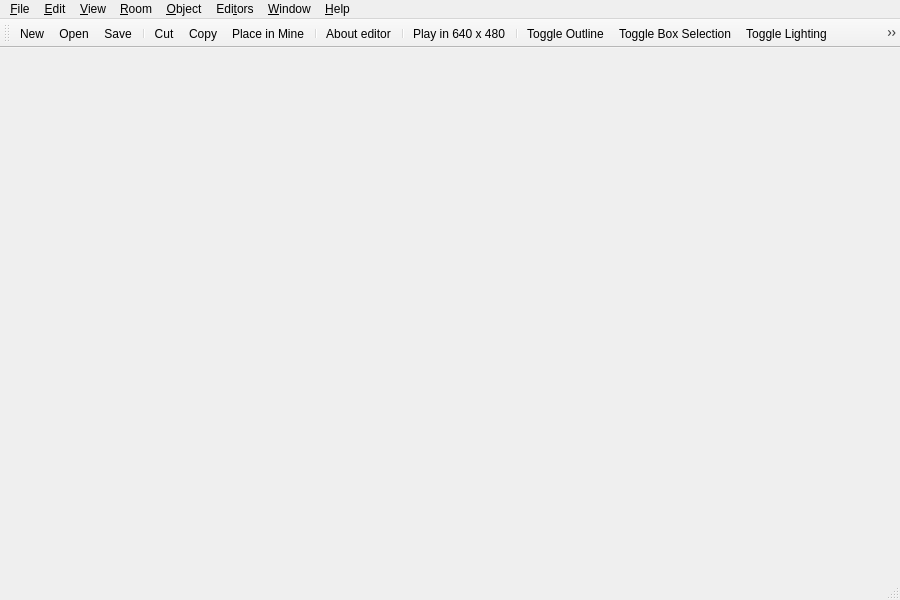
<?xml version="1.0" encoding="UTF-8"?>
<ui version="4.0">
 <class>MainWindow</class>
 <widget class="QMainWindow" name="MainWindow">
  <property name="geometry">
   <rect>
    <x>0</x>
    <y>0</y>
    <width>900</width>
    <height>600</height>
   </rect>
  </property>
  <property name="windowTitle">
   <string>MainWindow</string>
  </property>
  <widget class="QWidget" name="centralwidget"/>
  <widget class="QMenuBar" name="menubar">
   <property name="geometry">
    <rect>
     <x>0</x>
     <y>0</y>
     <width>900</width>
     <height>22</height>
    </rect>
   </property>
   <widget class="QMenu" name="menuFile">
    <property name="title">
     <string>&amp;File</string>
    </property>
    <addaction name="ID_FILE_NEW"/>
    <addaction name="ID_FILE_OPEN"/>
    <addaction name="ID_FILE_SAVE"/>
    <addaction name="ID_FILE_SAVE_AS"/>
    <addaction name="separator"/>
    <addaction name="ID_FILE_LEVEL_INFO"/>
    <addaction name="ID_FILE_SAVEGOALTEXT"/>
    <addaction name="ID_FILE_STATS"/>
    <addaction name="ID_FILE_VERIFY_LEVEL"/>
    <addaction name="ID_FILE_FIXCRACKS"/>
    <addaction name="ID_FILE_REMOVEEXTRAPOINTS"/>
    <addaction name="ID_FILE_FIXDEGENERATEFACES"/>
    <addaction name="ID_FILE_REMOVEDUPLICATEFACESFROMCURRENTROOM"/>
    <addaction name="ID_FILE_LEVELPROPS"/>
    <addaction name="separator"/>
    <addaction name="ID_FILE_IMPORT_ROOM"/>
    <addaction name="separator"/>
    <addaction name="ID_FILE_PLAY640X480"/>
    <addaction name="ID_FILE_LEAVE_EDITOR"/>
    <addaction name="separator"/>
    <addaction name="ID_FILE_AUTOSAVE"/>
    <addaction name="ID_FILE_RESTOREGAMESTATE"/>
    <addaction name="ID_FILE_INFORMATION"/>
    <addaction name="ID_FILE_CHECKMINE"/>
    <addaction name="separator"/>
    <addaction name="ID_FILE_PRINT"/>
    <addaction name="ID_FILE_PRINT_PREVIEW"/>
    <addaction name="ID_FILE_PRINT_SETUP"/>
    <addaction name="separator"/>
    <addaction name="ID_FILE_PREFERENCES"/>
    <addaction name="separator"/>
    <addaction name="ID_FILE_MRU_FILE1"/>
    <addaction name="separator"/>
    <addaction name="ID_APP_EXIT"/>
   </widget>
   <widget class="QMenu" name="menuEdit">
    <property name="title">
     <string>&amp;Edit</string>
    </property>
    <addaction name="ID_EDIT_UNDO"/>
    <addaction name="separator"/>
    <addaction name="ID_EDIT_CUT"/>
    <addaction name="ID_EDIT_COPY"/>
    <addaction name="ID_EDIT_PLACE"/>
    <addaction name="ID_EDIT_PLACE_TERRAIN"/>
    <addaction name="ID_EDIT_ATTACH"/>
    <addaction name="ID_EDIT_DELETE"/>
    <addaction name="separator"/>
    <addaction name="ID_EDIT_LOADSCRAP"/>
    <addaction name="ID_EDIT_SAVESCRAP"/>
    <addaction name="separator"/>
    <addaction name="ID_EDIT_ADDSELECT"/>
    <addaction name="ID_EDIT_REMOVESELECT"/>
    <addaction name="ID_EDIT_SELECTATTACHED"/>
    <addaction name="ID_EDIT_CLEARSELECTED"/>
   </widget>
   <widget class="QMenu" name="menuView">
    <property name="title">
     <string>&amp;View</string>
    </property>
    <addaction name="ID_VIEW_TOOLBAR"/>
    <addaction name="ID_VIEW_KEYPAD_TOGGLE"/>
    <addaction name="ID_VIEW_TEXTUREMINE"/>
    <addaction name="ID_VIEW_WIREFRAMEMINE"/>
    <addaction name="ID_VIEW_SHOWOBJECTSINWIREFRAMEVIEW"/>
    <addaction name="separator"/>
    <addaction name="ID_VIEW_CENTERONCUBE"/>
    <addaction name="ID_VIEW_CENTERONOBJECT"/>
    <addaction name="ID_VIEW_CENTERONMINE"/>
    <addaction name="ID_VIEW_RESETVIEWRADIUS"/>
    <addaction name="separator"/>
    <addaction name="ID_VIEW_MOVECAMERATOSELECTEDROOM"/>
    <addaction name="ID_VIEW_MOVECAMERATOSELECTEDFACE"/>
    <addaction name="ID_VIEW_MOVECAMERATOCURRENTOBJECT"/>
    <addaction name="ID_VIEW_FLIP"/>
    <addaction name="separator"/>
    <addaction name="ID_VIEW_SHOWVIEWERFORWARDVECTOR"/>
    <addaction name="separator"/>
    <addaction name="ID_MINE_VIEW"/>
    <addaction name="ID_TERRAIN_VIEW"/>
    <addaction name="ID_ROOM_VIEW"/>
    <addaction name="separator"/>
    <addaction name="ID_VIEW_NEXTVIEWER"/>
    <addaction name="ID_VIEW_NEWVIEWER"/>
    <addaction name="ID_VIEW_DELETEVIEWER"/>
    <addaction name="separator"/>
    <addaction name="ID_VIEW_VIEWPROP"/>
   </widget>
   <widget class="QMenu" name="menuRoom">
    <property name="title">
     <string>&amp;Room</string>
    </property>
    <addaction name="ID_ROOM_ADD"/>
    <addaction name="separator"/>
    <addaction name="ID_ROOM_DELETE"/>
    <addaction name="ID_ROOM_DELETEFACE"/>
    <addaction name="ID_ROOM_DELETEPORTAL"/>
    <addaction name="ID_ROOM_DELETEVERT"/>
    <addaction name="ID_ROOM_DELETECONNECTEDFACES"/>
    <addaction name="separator"/>
    <addaction name="ID_ROOM_PLACEROOM"/>
    <addaction name="ID_ROOM_PLACETERRAINROOM"/>
    <addaction name="ID_ROOM_ROTATEPLACEDROOM45DEGREES"/>
    <addaction name="ID_ROOM_SNAPPLACEDROOM"/>
    <addaction name="ID_ROOM_ATTACHROOM"/>
    <addaction name="ID_ROOM_UNPLACEROOM"/>
    <addaction name="ID_ROOM_DROPROOM"/>
    <addaction name="separator"/>
    <addaction name="ID_ROOM_MARK"/>
    <addaction name="ID_ROOM_SWAPMAKEDANDCURRENTROOMFACE"/>
    <addaction name="separator"/>
    <addaction name="ID_ROOM_SELECTBYNUMBER"/>
    <addaction name="separator"/>
    <addaction name="ID_ROOM_SAVECURRENTROOM"/>
    <addaction name="ID_ROOM_RENAMEROOM"/>
    <addaction name="separator"/>
    <addaction name="ID_ROOM_BUILDBRIDGE"/>
    <addaction name="ID_ROOM_BUILDSMOOTHBRIDGE"/>
    <addaction name="ID_ROOM_JOINROOMS"/>
    <addaction name="ID_ROOM_JOINROOMSEXACT"/>
    <addaction name="ID_ROOM_JOIN_ADJACENT_FACES"/>
    <addaction name="ID_ROOM_COMBINE"/>
    <addaction name="ID_ROOM_LINKTONEWEXTERNAL"/>
    <addaction name="ID_ROOM_MERGEOBJECTINTOROOM"/>
    <addaction name="separator"/>
    <addaction name="ID_ROOM_STARTNEWFACE"/>
    <addaction name="ID_ROOM_ADDVERTTONEWFACE"/>
    <addaction name="ID_ROOM_FINISHNEWFACE"/>
    <addaction name="separator"/>
    <addaction name="ID_ROOM_SNAPPOINTTOEDGE"/>
    <addaction name="ID_ROOM_SNAPPOINTTOPOINT"/>
    <addaction name="ID_ROOM_SNAPPOINTTOFACE"/>
    <addaction name="ID_ROOM_UNDOSNAP"/>
    <addaction name="separator"/>
    <addaction name="ID_ROOM_SETCENTERFROMVIEWER"/>
    <addaction name="ID_ROOM_CLEARCENTERPOINT"/>
    <addaction name="separator"/>
    <addaction name="ID_ROOM_NEXTFACE"/>
    <addaction name="ID_ROOM_PREVIOUSFACE"/>
    <addaction name="ID_ROOM_SELECTFACEBYNUMBER"/>
    <widget class="QMenu" name="menuFaceEditing">
     <property name="title">
      <string>Face Editing</string>
     </property>
     <addaction name="ID_ROOM_FACE_ADDVERTTOEDGE"/>
     <addaction name="ID_ROOM_FACE_DELETEVERTONEDGE"/>
     <addaction name="ID_ROOM_FACE_MOVEVERTONEDGE"/>
     <addaction name="ID_ROOM_FACE_SPLITFACE"/>
     <addaction name="ID_ROOM_SPLITFACE"/>
    </widget>
    <addaction name="menuFaceEditing"/>
    <addaction name="separator"/>
    <addaction name="ID_ROOM_GRABTEXTURE"/>
    <addaction name="ID_ROOM_PROPAGATETOALL"/>
    <addaction name="ID_ROOM_PROPAGATETOADJACENTCOPLANARFACES"/>
   </widget>
   <widget class="QMenu" name="menuObject">
    <property name="title">
     <string>&amp;Object</string>
    </property>
    <addaction name="ID_OBJECT_PLACEOBJECT"/>
    <addaction name="ID_OBJECT_DELETEOBJECT"/>
    <addaction name="ID_OBJECT_MOVEPLAYER"/>
    <addaction name="ID_OBJECT_PLACECAMERAATVIEWER"/>
    <addaction name="ID_OBJECT_PLACECAMERAATCURRENTFACE"/>
    <addaction name="ID_OBJECT_SETCAMERAFROMVIEWER"/>
    <addaction name="ID_OBJECT_SETVIEWERFROMCAMERA"/>
    <addaction name="ID_OBJECT_SELECTBYNUMBER"/>
    <addaction name="ID_OBJECT_PLACESOUNDSOURCEATVIEWER"/>
    <addaction name="ID_OBJECT_PLACEWAYPOINTATVIEWER"/>
   </widget>
   <widget class="QMenu" name="menuEditors">
    <property name="title">
     <string>Edi&amp;tors</string>
    </property>
    <addaction name="ID_TOOLS_WORLD_TEXTURES"/>
    <addaction name="ID_EDITORS_MEGACELLS"/>
    <addaction name="ID_TOOLS_WORLD_OBJECTS_ROBOTS"/>
    <addaction name="ID_TOOLS_WORLD_OBJECTS_POWERUPS"/>
    <addaction name="ID_TOOLS_WORLD_OBJECTS_BUILDINGS"/>
    <addaction name="ID_TOOLS_WORLD_OBJECTS_CLUTTER"/>
    <addaction name="ID_TOOLS_WORLD_OBJECTS_PLAYER"/>
    <addaction name="ID_TOOLS_WORLD_WEAPONS"/>
    <addaction name="ID_TOOLS_WORLD_OBJECTS_DOOR"/>
    <addaction name="ID_TOOLS_WORLD_OBJECTS_SOUND"/>
    <addaction name="ID_TOOLS_WORLD_OBJECTS_LIGHTS"/>
    <addaction name="ID_EDITORS_AMBIENTSOUNDS"/>
    <addaction name="ID_SCRIPT_LEVEL_INTERFACE"/>
    <addaction name="ID_EDITORS_FILES"/>
    <addaction name="ID_EDITORS_AIPROPERTIES"/>
    <addaction name="separator"/>
    <addaction name="IDD_REORDER_PAGES"/>
    <addaction name="IDD_SHOW_ALL_CHECKED_OUT"/>
    <addaction name="IDD_ORPHANHUNTER"/>
    <addaction name="separator"/>
    <addaction name="IDM_IMPORT_BITMAP"/>
    <addaction name="ID_HOTSPOT_TGA"/>
    <addaction name="separator"/>
    <addaction name="ID_BRIEFING_EDITOR"/>
    <addaction name="ID_SUBEDITORS_FONT"/>
    <addaction name="ID_SUBEDITORS_HOGMAKER"/>
    <addaction name="ID_SUBEDITORS_TABLEFILEEDIT"/>
    <addaction name="ID_SUBEDITORS_TABLEFILEFILTER"/>
    <addaction name="ID_EDITORS_DALLAS"/>
   </widget>
   <widget class="QMenu" name="menuWindow">
    <property name="title">
     <string>&amp;Window</string>
    </property>
    <addaction name="ID_WINDOW_TILE"/>
    <addaction name="ID_WINDOW_CASCADE"/>
   </widget>
   <widget class="QMenu" name="menuHelp">
    <property name="title">
     <string>&amp;Help</string>
    </property>
    <addaction name="ID_D3HELP"/>
    <addaction name="ID_APP_ABOUT"/>
   </widget>
   <addaction name="menuFile"/>
   <addaction name="menuEdit"/>
   <addaction name="menuView"/>
   <addaction name="menuRoom"/>
   <addaction name="menuObject"/>
   <addaction name="menuEditors"/>
   <addaction name="menuWindow"/>
   <addaction name="menuHelp"/>
  </widget>
  <widget class="QToolBar" name="maintoolbar">
   <property name="windowTitle">
    <string>Toolbar</string>
   </property>
   <attribute name="toolBarArea">
    <enum>TopToolBarArea</enum>
   </attribute>
   <attribute name="toolBarBreak">
    <bool>false</bool>
   </attribute>
   <addaction name="ID_FILE_NEW"/>
   <addaction name="ID_FILE_OPEN"/>
   <addaction name="ID_FILE_SAVE"/>
   <addaction name="separator"/>
   <addaction name="ID_EDIT_CUT"/>
   <addaction name="ID_EDIT_COPY"/>
   <addaction name="ID_EDIT_PLACE"/>
   <addaction name="separator"/>
   <addaction name="ID_APP_ABOUT"/>
   <addaction name="separator"/>
   <addaction name="ID_FILE_PLAY640X480"/>
   <addaction name="separator"/>
   <addaction name="ID_BUTTON_OUTLINE"/>
   <addaction name="ID_BUTTON_WINDOWSELECTION"/>
   <addaction name="ID_BUTTON_LIGHTING"/>
   <addaction name="ID_ZBUTTON"/>
   <addaction name="separator"/>
   <addaction name="ID_OBJBUTTON"/>
   <addaction name="ID_REINIT_OPENGL"/>
   <addaction name="ID_OSIRISCOMPILE"/>
  </widget>
  <widget class="QStatusBar" name="statusbar"/>
  <action name="IDD_ORPHANHUNTER">
   <property name="text">
    <string>Orphan Hunter</string>
   </property>
  </action>
  <action name="IDD_REORDER_PAGES">
   <property name="text">
    <string>Reorder Net Pages</string>
   </property>
  </action>
  <action name="IDD_SHOW_ALL_CHECKED_OUT">
   <property name="text">
    <string>Show All Pages Checked Out</string>
   </property>
  </action>
  <action name="IDM_IMPORT_BITMAP">
   <property name="text">
    <string>Bitmap/Animation Converter...</string>
   </property>
  </action>
  <action name="ID_APP_ABOUT">
   <property name="icon">
    <iconset>
     <normaloff>:/ui/images/Toolbar/6.png</normaloff>
    </iconset>
   </property>
   <property name="text">
    <string>&amp;About editor...</string>
   </property>
  </action>
  <action name="ID_APP_EXIT">
   <property name="text">
    <string>E&amp;xit</string>
   </property>
   <property name="shortcut">
    <string>Alt+X</string>
   </property>
  </action>
  <action name="ID_BRIEFING_EDITOR">
   <property name="text">
    <string>Briefing Editor...</string>
   </property>
  </action>
   <action name="ID_BUTTON_LIGHTING">
    <property name="icon">
     <iconset>
      <normaloff>:/ui/images/Toolbar/10.png</normaloff>
     </iconset>
    </property>
    <property name="text">
     <string>Toggle Lighting</string>
    </property>
    <property name="toolTip">
     <string>Toggle lighting</string>
    </property>
   </action>
   <action name="ID_BUTTON_OUTLINE">
    <property name="icon">
     <iconset>
      <normaloff>:/ui/images/Toolbar/8.png</normaloff>
     </iconset>
    </property>
    <property name="text">
     <string>Toggle Outline</string>
    </property>
    <property name="toolTip">
     <string>Toggle Outline mode in the Texture-mapped view</string>
    </property>
   </action>
   <action name="ID_BUTTON_WINDOWSELECTION">
    <property name="icon">
     <iconset>
      <normaloff>:/ui/images/Toolbar/9.png</normaloff>
     </iconset>
    </property>
    <property name="text">
     <string>Toggle Box Selection</string>
    </property>
    <property name="toolTip">
     <string>Toggle box selection between IN WINDOW and ACROSS EDGE</string>
    </property>
   </action>
  <action name="ID_D3HELP">
   <property name="text">
    <string>Help on D3 Editor</string>
   </property>
  </action>
  <action name="ID_EDITORS_AIPROPERTIES">
   <property name="text">
    <string>AI Properties...</string>
   </property>
  </action>
  <action name="ID_EDITORS_AMBIENTSOUNDS">
   <property name="text">
    <string>Ambient Sounds...</string>
   </property>
  </action>
  <action name="ID_EDITORS_DALLAS">
   <property name="text">
    <string>Dallas Graphical Script Editor...</string>
   </property>
  </action>
  <action name="ID_EDITORS_FILES">
   <property name="text">
    <string>Files...</string>
   </property>
  </action>
  <action name="ID_EDITORS_MEGACELLS">
   <property name="text">
    <string>Megacells...</string>
   </property>
  </action>
  <action name="ID_EDIT_ADDSELECT">
   <property name="text">
    <string>Add Current Room to Selected List</string>
   </property>
  </action>
  <action name="ID_EDIT_ATTACH">
   <property name="text">
    <string>&amp;Attach</string>
   </property>
  </action>
  <action name="ID_EDIT_CLEARSELECTED">
   <property name="text">
    <string>Clear Selected List</string>
   </property>
  </action>
   <action name="ID_EDIT_COPY">
    <property name="text">
     <string>&amp;Copy</string>
    </property>
    <property name="shortcut">
     <string>Ctrl+Ins</string>
    </property>
   </action>
   <action name="ID_EDIT_CUT">
    <property name="text">
     <string>Cu&amp;t</string>
    </property>
    <property name="shortcut">
     <string>Shift+Del</string>
    </property>
   </action>
  <action name="ID_EDIT_DELETE">
   <property name="text">
    <string>&amp;Delete</string>
   </property>
  </action>
  <action name="ID_EDIT_LOADSCRAP">
   <property name="text">
    <string>Load Scrap from Disk</string>
   </property>
  </action>
  <action name="ID_EDIT_PASTE">
   <property name="text">
    <string>&amp;Paste</string>
   </property>
   <property name="shortcut">
    <string>Shift+Ins</string>
   </property>
  </action>
   <action name="ID_EDIT_PLACE">
     <property name="text">
      <string>&amp;Place in Mine</string>
     </property>
     </action>
  <action name="ID_EDIT_PLACE_TERRAIN">
   <property name="text">
    <string>&amp;Place on Terrain</string>
   </property>
  </action>
  <action name="ID_EDIT_REMOVESELECT">
   <property name="text">
    <string>Remove Current Room from Selected List</string>
   </property>
  </action>
  <action name="ID_EDIT_SAVESCRAP">
   <property name="text">
    <string>Save Scrap to Disk</string>
   </property>
  </action>
  <action name="ID_EDIT_SELECTATTACHED">
   <property name="text">
    <string>Select All Rooms Attached to Current Room</string>
   </property>
  </action>
  <action name="ID_EDIT_UNDO">
   <property name="text">
    <string>&amp;Undo</string>
   </property>
   <property name="shortcut">
    <string>Alt+Backspace</string>
   </property>
  </action>
  <action name="ID_FILE_AUTOSAVE">
   <property name="text">
    <string>Autosave</string>
   </property>
   <property name="checkable">
    <bool>true</bool>
   </property>
  </action>
  <action name="ID_FILE_CHECKMINE">
   <property name="text">
    <string>&amp;Check Mine</string>
   </property>
  </action>
  <action name="ID_FILE_FIXCRACKS">
   <property name="text">
    <string>Fix Level Cracks</string>
   </property>
  </action>
  <action name="ID_FILE_FIXDEGENERATEFACES">
   <property name="text">
    <string>Fix/Remove Degenerate Faces</string>
   </property>
  </action>
  <action name="ID_FILE_IMPORT_ROOM">
   <property name="text">
    <string>Import 3DSMax Room</string>
   </property>
  </action>
  <action name="ID_FILE_INFORMATION">
   <property name="text">
    <string>&amp;Information</string>
   </property>
   <property name="shortcut">
    <string>Alt+I</string>
   </property>
  </action>
  <action name="ID_FILE_LEAVE_EDITOR">
   <property name="text">
    <string>Go to main menu...</string>
   </property>
  </action>
  <action name="ID_FILE_LEVELPROPS">
   <property name="text">
    <string>Set Selected Room(s) Properties</string>
   </property>
  </action>
  <action name="ID_FILE_LEVEL_INFO">
   <property name="text">
    <string>Edit Level Info...</string>
   </property>
  </action>
  <action name="ID_FILE_MRU_FILE1">
   <property name="text">
    <string>Recent File</string>
   </property>
   <property name="enabled">
    <bool>false</bool>
   </property>
  </action>
   <action name="ID_FILE_NEW">
    <property name="text">
     <string>&amp;New</string>
    </property>
    <property name="shortcut">
     <string>Ctrl+N</string>
    </property>
   </action>
   <action name="ID_FILE_OPEN">
    <property name="text">
     <string>&amp;Open...</string>
    </property>
    <property name="shortcut">
     <string>Ctrl+O</string>
    </property>
   </action>
  <action name="ID_FILE_PLAY640X480">
   <property name="icon">
    <iconset>
     <normaloff>:/ui/images/Toolbar/7.png</normaloff>
    </iconset>
   </property>
   <property name="text">
    <string>&amp;Play in 640 x 480</string>
   </property>
   <property name="shortcut">
    <string>Alt+P</string>
   </property>
  </action>
  <action name="ID_FILE_PREFERENCES">
   <property name="text">
    <string>Preferences</string>
   </property>
  </action>
  <action name="ID_FILE_PRINT">
   <property name="text">
    <string>&amp;Print...</string>
   </property>
   <property name="shortcut">
    <string>Ctrl+P</string>
   </property>
  </action>
  <action name="ID_FILE_PRINT_PREVIEW">
   <property name="text">
    <string>Print Pre&amp;view</string>
   </property>
  </action>
  <action name="ID_FILE_PRINT_SETUP">
    <property name="text">
     <string>P&amp;rint Setup...</string>
    </property>
   </action>
  <action name="ID_FILE_REMOVEDUPLICATEFACESFROMCURRENTROOM">
   <property name="text">
    <string>Remove Duplicate Faces from Current Room</string>
   </property>
  </action>
  <action name="ID_FILE_REMOVEEXTRAPOINTS">
   <property name="text">
    <string>Remove Extra Points</string>
   </property>
  </action>
  <action name="ID_FILE_RESTOREGAMESTATE">
   <property name="text">
    <string>Restore Gamestate</string>
   </property>
  </action>
   <action name="ID_FILE_SAVE">
    <property name="text">
     <string>&amp;Save</string>
    </property>
    <property name="shortcut">
     <string>Ctrl+S</string>
    </property>
   </action>
  <action name="ID_FILE_SAVEGOALTEXT">
   <property name="text">
    <string>Save Goal Text to File</string>
   </property>
  </action>
  <action name="ID_FILE_SAVE_AS">
   <property name="text">
    <string>Save &amp;As...</string>
   </property>
  </action>
  <action name="ID_FILE_SAVE_COPY_AS">
   <property name="text">
    <string>Save Copy &amp;As...</string>
   </property>
  </action>
  <action name="ID_FILE_STATS">
   <property name="text">
    <string>Show Level Stats</string>
   </property>
  </action>
  <action name="ID_FILE_UPDATE">
   <property name="text">
    <string>&amp;Update</string>
   </property>
   <property name="shortcut">
    <string>Ctrl+S</string>
   </property>
  </action>
  <action name="ID_FILE_VERIFY_LEVEL">
   <property name="text">
    <string>Verify Level</string>
   </property>
  </action>
  <action name="ID_HOTSPOT_TGA">
   <property name="text">
    <string>HotSpot TGA Extractor...</string>
   </property>
  </action>
  <action name="ID_MINE_VIEW">
   <property name="text">
    <string>Mine View</string>
   </property>
   <property name="shortcut">
    <string>F2</string>
   </property>
  </action>
   <action name="ID_OBJBUTTON">
    <property name="icon">
     <iconset>
      <normaloff>:/ui/images/Toolbar/12.png</normaloff>
     </iconset>
    </property>
    <property name="text">
     <string>Object List</string>
    </property>
    <property name="toolTip">
     <string>Display object list</string>
    </property>
   </action>
  <action name="ID_OBJECT_DELETEOBJECT">
   <property name="text">
    <string>Delete Object</string>
   </property>
   <property name="shortcut">
    <string>Del</string>
   </property>
  </action>
  <action name="ID_OBJECT_MOVEPLAYER">
   <property name="text">
    <string>Move Player 0 to Viewer</string>
   </property>
  </action>
  <action name="ID_OBJECT_PLACECAMERAATCURRENTFACE">
   <property name="text">
    <string>Create New Camera at Current Face</string>
   </property>
  </action>
  <action name="ID_OBJECT_PLACECAMERAATVIEWER">
   <property name="text">
    <string>Create New Camera at Viewer</string>
   </property>
  </action>
  <action name="ID_OBJECT_PLACEOBJECT">
   <property name="text">
    <string>Place Object</string>
   </property>
   <property name="shortcut">
    <string>Ins</string>
   </property>
  </action>
  <action name="ID_OBJECT_PLACESOUNDSOURCEATVIEWER">
   <property name="text">
    <string>Create SoundSource at Viewer</string>
   </property>
  </action>
  <action name="ID_OBJECT_PLACEWAYPOINTATVIEWER">
   <property name="text">
    <string>Place Waypoint at Viewer</string>
   </property>
  </action>
  <action name="ID_OBJECT_SELECTBYNUMBER">
   <property name="text">
    <string>Select Object By Number</string>
   </property>
  </action>
  <action name="ID_OBJECT_SETCAMERAFROMVIEWER">
   <property name="text">
    <string>Move Camera to Viewer</string>
   </property>
  </action>
  <action name="ID_OBJECT_SETVIEWERFROMCAMERA">
   <property name="text">
    <string>Move Viewer to Camera</string>
   </property>
  </action>
   <action name="ID_OSIRISCOMPILE">
    <property name="icon">
     <iconset>
      <normaloff>:/ui/images/Toolbar/14.png</normaloff>
     </iconset>
    </property>
    <property name="text">
     <string>Compile Scripts</string>
    </property>
    <property name="toolTip">
     <string>Compile level scripts</string>
    </property>
   </action>
   <action name="ID_REINIT_OPENGL">
    <property name="icon">
     <iconset>
      <normaloff>:/ui/images/Toolbar/13.png</normaloff>
     </iconset>
    </property>
    <property name="text">
     <string>Reinit OpenGL</string>
    </property>
    <property name="toolTip">
     <string>Reinitialize OpenGL renderer</string>
    </property>
   </action>
  <action name="ID_ROOM_ADD">
   <property name="text">
    <string>&amp;Add Room at Current Face</string>
   </property>
   <property name="shortcut">
    <string>Shift+A</string>
   </property>
  </action>
  <action name="ID_ROOM_ADDVERTTONEWFACE">
   <property name="text">
    <string>Add Vert to New Face</string>
   </property>
   <property name="shortcut">
    <string>Shift+V</string>
   </property>
  </action>
  <action name="ID_ROOM_ATTACHROOM">
   <property name="text">
    <string>Attach Room</string>
   </property>
  </action>
  <action name="ID_ROOM_BUILDBRIDGE">
   <property name="text">
    <string>&amp;Build Bridge</string>
   </property>
  </action>
  <action name="ID_ROOM_BUILDSMOOTHBRIDGE">
   <property name="text">
    <string>Build Smooth Bridge</string>
   </property>
   <property name="shortcut">
    <string>Ctrl+B</string>
   </property>
  </action>
  <action name="ID_ROOM_CLEARCENTERPOINT">
   <property name="text">
    <string>Clear Center Point</string>
   </property>
  </action>
  <action name="ID_ROOM_COMBINE">
   <property name="text">
    <string>Combine Rooms</string>
   </property>
  </action>
  <action name="ID_ROOM_DELETE">
   <property name="text">
    <string>Delete Current Room</string>
   </property>
  </action>
  <action name="ID_ROOM_DELETECONNECTEDFACES">
   <property name="text">
    <string>Delete Connected Faces</string>
   </property>
  </action>
  <action name="ID_ROOM_DELETEFACE">
   <property name="text">
    <string>Delete Current Face</string>
   </property>
  </action>
  <action name="ID_ROOM_DELETEPORTAL">
   <property name="text">
    <string>Delete Current Portal</string>
   </property>
  </action>
  <action name="ID_ROOM_DELETEVERT">
   <property name="text">
    <string>Delete Current Vert From Face</string>
   </property>
  </action>
  <action name="ID_ROOM_DROPROOM">
   <property name="text">
    <string>Drop Room</string>
   </property>
  </action>
  <action name="ID_ROOM_FACE_ADDVERTTOEDGE">
   <property name="text">
    <string>Add Vert To Edge</string>
   </property>
  </action>
  <action name="ID_ROOM_FACE_DELETEVERTONEDGE">
   <property name="text">
    <string>Delete Vert on Edge</string>
   </property>
  </action>
  <action name="ID_ROOM_FACE_MOVEVERTONEDGE">
   <property name="text">
    <string>Move Vert on Edge</string>
   </property>
  </action>
  <action name="ID_ROOM_FACE_SPLITFACE">
   <property name="text">
    <string>Split Face</string>
   </property>
  </action>
  <action name="ID_ROOM_FINISHNEWFACE">
   <property name="text">
    <string>Add Last Point to New Face (Finish Face)</string>
   </property>
  </action>
  <action name="ID_ROOM_GRABTEXTURE">
   <property name="text">
    <string>Grab Texture</string>
   </property>
   <property name="shortcut">
    <string>G</string>
   </property>
  </action>
  <action name="ID_ROOM_JOINROOMS">
   <property name="text">
    <string>Join Rooms</string>
   </property>
  </action>
  <action name="ID_ROOM_JOINROOMSEXACT">
   <property name="text">
    <string>Join Rooms Exact</string>
   </property>
  </action>
  <action name="ID_ROOM_JOIN_ADJACENT_FACES">
   <property name="text">
    <string>Join Adjacent Faces</string>
   </property>
  </action>
  <action name="ID_ROOM_LINKTONEWEXTERNAL">
   <property name="text">
    <string>Link Room to New External Room</string>
   </property>
  </action>
  <action name="ID_ROOM_MARK">
   <property name="text">
    <string>&amp;Mark Room/Face</string>
   </property>
   <property name="shortcut">
    <string>Ctrl+M</string>
   </property>
  </action>
  <action name="ID_ROOM_MERGEOBJECTINTOROOM">
   <property name="text">
    <string>Merge Object into Room</string>
   </property>
  </action>
  <action name="ID_ROOM_NEXTFACE">
   <property name="text">
    <string>Next Face</string>
   </property>
   <property name="shortcut">
    <string>F</string>
   </property>
  </action>
  <action name="ID_ROOM_PLACEROOM">
   <property name="text">
    <string>Place Room at Current Room</string>
   </property>
  </action>
  <action name="ID_ROOM_PLACETERRAINROOM">
   <property name="text">
    <string>Place Room at Current Terrain Cell</string>
   </property>
  </action>
  <action name="ID_ROOM_PREVIOUSFACE">
   <property name="text">
    <string>Previous Face</string>
   </property>
   <property name="shortcut">
    <string>Shift+F</string>
   </property>
  </action>
  <action name="ID_ROOM_PROPAGATETOADJACENTCOPLANARFACES">
   <property name="text">
    <string>Propagate to Adjacent Coplanar Faces</string>
   </property>
   <property name="shortcut">
    <string>Ctrl+F</string>
   </property>
  </action>
  <action name="ID_ROOM_PROPAGATETOALL">
   <property name="text">
    <string>Propagate to All Faces in Room</string>
   </property>
   <property name="shortcut">
    <string>Shift+R</string>
   </property>
  </action>
  <action name="ID_ROOM_RENAMEROOM">
   <property name="text">
    <string>Rename Room</string>
   </property>
   <property name="shortcut">
    <string>Ctrl+R</string>
   </property>
  </action>
  <action name="ID_ROOM_ROTATEPLACEDROOM45DEGREES">
   <property name="text">
    <string>Rotate Placed Room 45 Degrees</string>
   </property>
  </action>
  <action name="ID_ROOM_SAVECURRENTROOM">
   <property name="text">
    <string>Save Current Room</string>
   </property>
  </action>
  <action name="ID_ROOM_SELECTBYNUMBER">
   <property name="text">
    <string>Select Room by Number</string>
   </property>
  </action>
  <action name="ID_ROOM_SELECTFACEBYNUMBER">
   <property name="text">
    <string>Select Face by Number</string>
   </property>
  </action>
  <action name="ID_ROOM_SETCENTERFROMVIEWER">
   <property name="text">
    <string>Set Room Center from Viewer</string>
   </property>
  </action>
  <action name="ID_ROOM_SNAPPLACEDROOM">
   <property name="text">
    <string>Snap Placed Room</string>
   </property>
  </action>
  <action name="ID_ROOM_SNAPPOINTTOEDGE">
   <property name="text">
    <string>Snap Point to Edge</string>
   </property>
  </action>
  <action name="ID_ROOM_SNAPPOINTTOFACE">
   <property name="text">
    <string>Snap Point to Face</string>
   </property>
  </action>
  <action name="ID_ROOM_SNAPPOINTTOPOINT">
   <property name="text">
    <string>Snap Point to Point</string>
   </property>
  </action>
  <action name="ID_ROOM_SPLITFACE">
   <property name="text">
    <string>Triangulate face</string>
   </property>
  </action>
  <action name="ID_ROOM_STARTNEWFACE">
   <property name="text">
    <string>Add First Point to New Face (Start Face)</string>
   </property>
  </action>
  <action name="ID_ROOM_SWAPMAKEDANDCURRENTROOMFACE">
   <property name="text">
    <string>Swap Marked and Current Room/Face</string>
   </property>
  </action>
  <action name="ID_ROOM_UNDOSNAP">
   <property name="text">
    <string>Undo Snap</string>
   </property>
  </action>
  <action name="ID_ROOM_UNPLACEROOM">
   <property name="text">
    <string>Un-place Room/Group/Door</string>
   </property>
  </action>
  <action name="ID_ROOM_VIEW">
   <property name="text">
    <string>Room View</string>
   </property>
   <property name="shortcut">
    <string>F4</string>
   </property>
  </action>
  <action name="ID_SCRIPT_LEVEL_INTERFACE">
   <property name="text">
    <string>Levels and Scripts...</string>
   </property>
  </action>
  <action name="ID_SUBEDITORS_FONT">
   <property name="text">
    <string>Font Editor...</string>
   </property>
   </action>
  <action name="ID_SUBEDITORS_HOGMAKER">
   <property name="text">
    <string>Hog Maker...</string>
   </property>
  </action>
  <action name="ID_SUBEDITORS_TABLEFILEEDIT">
   <property name="text">
    <string>Table File Text Editor...</string>
   </property>
  </action>
  <action name="ID_SUBEDITORS_TABLEFILEFILTER">
   <property name="text">
    <string>Table File Filter...</string>
   </property>
  </action>
  <action name="ID_TABLEEDIT_FILE_EXIT">
   <property name="text">
    <string>&amp;Exit</string>
   </property>
  </action>
  <action name="ID_TABLEEDIT_FILE_LOAD">
   <property name="text">
    <string>&amp;Load...</string>
   </property>
  </action>
  <action name="ID_TABLEEDIT_FILE_SAVE">
   <property name="text">
    <string>&amp;Save</string>
   </property>
  </action>
  <action name="ID_TABLEEDIT_FILE_SAVE_AS">
   <property name="text">
    <string>S&amp;ave as...</string>
   </property>
  </action>
  <action name="ID_TABLEFILTER_FILE_EXIT">
   <property name="text">
    <string>Exit</string>
   </property>
  </action>
  <action name="ID_TABLEFILTER_FILE_LOAD">
   <property name="text">
    <string>Load...</string>
   </property>
  </action>
  <action name="ID_TABLEFILTER_FILE_NEW">
   <property name="text">
    <string>New</string>
   </property>
  </action>
  <action name="ID_TABLEFILTER_FILE_SAVE">
   <property name="text">
    <string>Save</string>
   </property>
  </action>
  <action name="ID_TABLEFILTER_FILE_SAVEAS">
    <property name="text">
     <string>Save as...</string>
    </property>
   </action>
  <action name="ID_TERRAIN_SELECT_RANGE">
   <property name="text">
    <string>Select Range...</string>
   </property>
  </action>
  <action name="ID_TERRAIN_SOUNDS">
   <property name="text">
    <string>Sounds...</string>
   </property>
  </action>
  <action name="ID_TERRAIN_VIEW">
   <property name="text">
    <string>Terrain View</string>
   </property>
   <property name="shortcut">
    <string>F3</string>
   </property>
  </action>
  <action name="ID_TOOLS_WORLD_OBJECTS_BUILDINGS">
   <property name="text">
    <string>Buildings...</string>
   </property>
  </action>
  <action name="ID_TOOLS_WORLD_OBJECTS_CLUTTER">
   <property name="text">
    <string>Clutter...</string>
   </property>
  </action>
  <action name="ID_TOOLS_WORLD_OBJECTS_DOOR">
   <property name="text">
    <string>Doors...</string>
   </property>
  </action>
  <action name="ID_TOOLS_WORLD_OBJECTS_LIGHTS">
   <property name="text">
    <string>Lights...</string>
   </property>
  </action>
  <action name="ID_TOOLS_WORLD_OBJECTS_PLAYER">
   <property name="text">
    <string>Player Ships...</string>
   </property>
  </action>
  <action name="ID_TOOLS_WORLD_OBJECTS_POWERUPS">
   <property name="text">
    <string>Powerups...</string>
   </property>
  </action>
  <action name="ID_TOOLS_WORLD_OBJECTS_ROBOTS">
   <property name="text">
    <string>Robots...</string>
   </property>
  </action>
  <action name="ID_TOOLS_WORLD_OBJECTS_SOUND">
   <property name="text">
    <string>Sounds...</string>
   </property>
  </action>
  <action name="ID_TOOLS_WORLD_OBJECTS_TEXTURES"/>
  <action name="ID_TOOLS_WORLD_TEXTURES">
   <property name="text">
    <string>Textures...</string>
   </property>
  </action>
  <action name="ID_TOOLS_WORLD_WEAPONS">
   <property name="text">
    <string>Weapons...</string>
   </property>
  </action>
  <action name="ID_VIEW_CENTERONCUBE">
   <property name="text">
    <string>Center on Current &amp;Room</string>
   </property>
   <property name="shortcut">
    <string>Home</string>
   </property>
  </action>
  <action name="ID_VIEW_CENTERONMINE">
   <property name="text">
    <string>Center on &amp;Mine Origin</string>
   </property>
  </action>
  <action name="ID_VIEW_CENTERONOBJECT">
   <property name="text">
    <string>Center on Current &amp;Object</string>
   </property>
  </action>
  <action name="ID_VIEW_DELETEVIEWER">
   <property name="text">
    <string>Delete Viewer</string>
   </property>
  </action>
  <action name="ID_VIEW_FLIP">
   <property name="text">
    <string>Flip Viewer</string>
   </property>
   <property name="shortcut">
    <string>/</string>
   </property>
  </action>
  <action name="ID_VIEW_KEYPAD_TOGGLE">
   <property name="text">    <string>Keypad</string>   </property>   <property name="shortcut">    <string>F10</string>   </property>  </action>
  <action name="ID_VIEW_MOVECAMERATOCURRENTOBJECT">
   <property name="text">
    <string>Move camera to Current Object</string>
   </property>
  </action>
  <action name="ID_VIEW_MOVECAMERATOSELECTEDFACE">
   <property name="text">
    <string>Move camera to &amp;Current Face</string>
    </property>
   <property name="shortcut">
    <string>Shift+C</string>
   </property>
  </action>
  <action name="ID_VIEW_MOVECAMERATOSELECTEDROOM">
   <property name="text">
    <string>Move camera to &amp;Current Room</string>
   </property>
   <property name="shortcut">
    <string>C</string>
   </property>
  </action>
  <action name="ID_VIEW_NEWVIEWER">
   <property name="text">
    <string>New Viewer</string>
   </property>
  </action>
  <action name="ID_VIEW_NEXTVIEWER">
   <property name="text">
    <string>NextViewer</string>
   </property>
  </action>
  <action name="ID_VIEW_RESETVIEWRADIUS">
   <property name="text">
    <string>Reset View Radius</string>
   </property>
  </action>
  <action name="ID_VIEW_SHOWOBJECTSINWIREFRAMEVIEW">
   <property name="text">
    <string>Show objects in Wireframe view</string>
   </property>
  </action>
  <action name="ID_VIEW_SHOWVIEWERFORWARDVECTOR">
   <property name="text">
    <string>Show Viewer Forward Vector</string>
   </property>
  </action>
  <action name="ID_VIEW_STATUS_BAR">
   <property name="text">
    <string>&amp;Status Bar</string>
   </property>
  </action>
  <action name="ID_VIEW_TEXTUREMINE">
   <property name="text">
    <string>Te&amp;xtured view</string>
   </property>
  </action>
  <action name="ID_VIEW_TOOLBAR">
   <property name="text">
    <string>&amp;Toolbar</string>
   </property>
  </action>
  <action name="ID_VIEW_VIEWPROP">
   <property name="text">
    <string>Display Viewer Properties</string>
   </property>
  </action>
  <action name="ID_VIEW_WIREFRAMEMINE">
   <property name="text">
    <string>&amp;Wireframe view</string>
   </property>
  </action>
  <action name="ID_WINDOW_CASCADE">
   <property name="text">
    <string>&amp;Cascade</string>
   </property>
  </action>
  <action name="ID_WINDOW_TILE">
   <property name="text">
    <string>&amp;Tile</string>
   </property>
  </action>
   <action name="ID_ZBUTTON">
    <property name="icon">
     <iconset>
      <normaloff>:/ui/images/Toolbar/11.png</normaloff>
     </iconset>
    </property>
    <property name="text">
     <string>Toggle Z-Buffer</string>
    </property>
    <property name="toolTip">
     <string>Toggle software Z-Buffer mode</string>
    </property>
   </action>
 </widget>
 <resources/>
 <connections/>
</ui>
